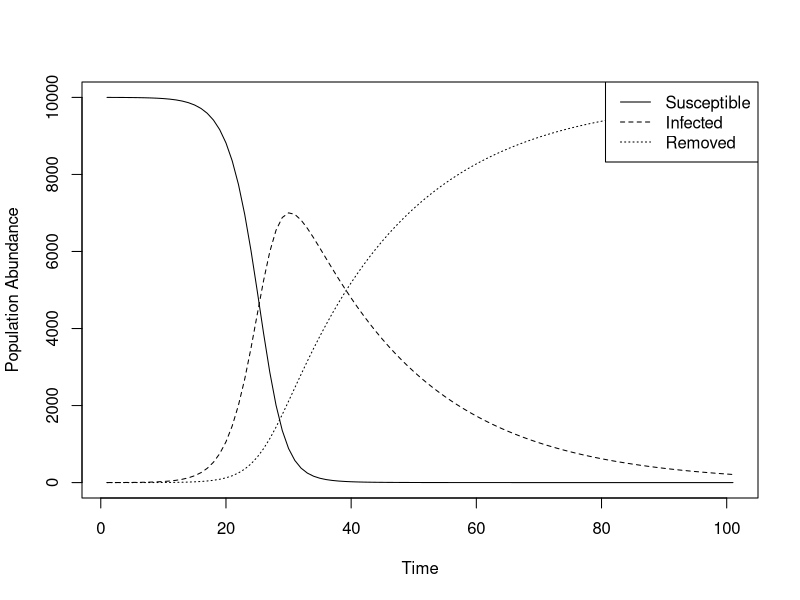
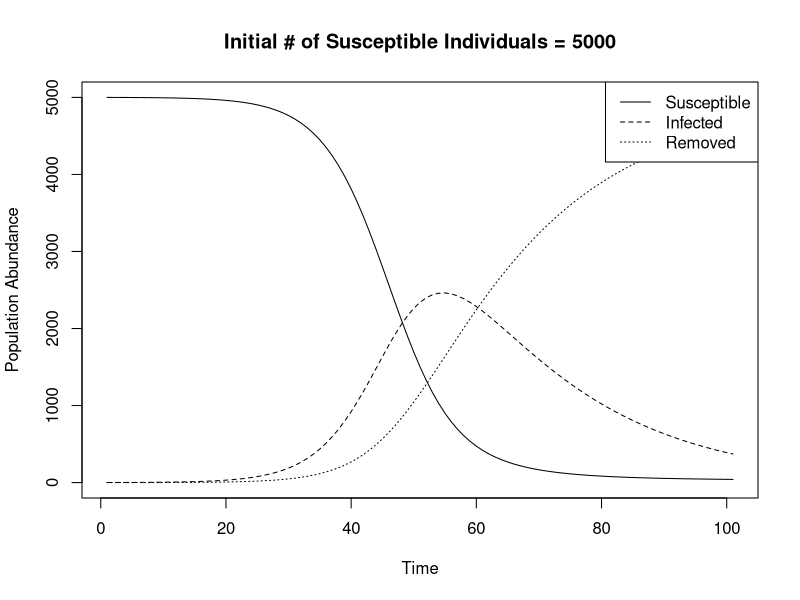
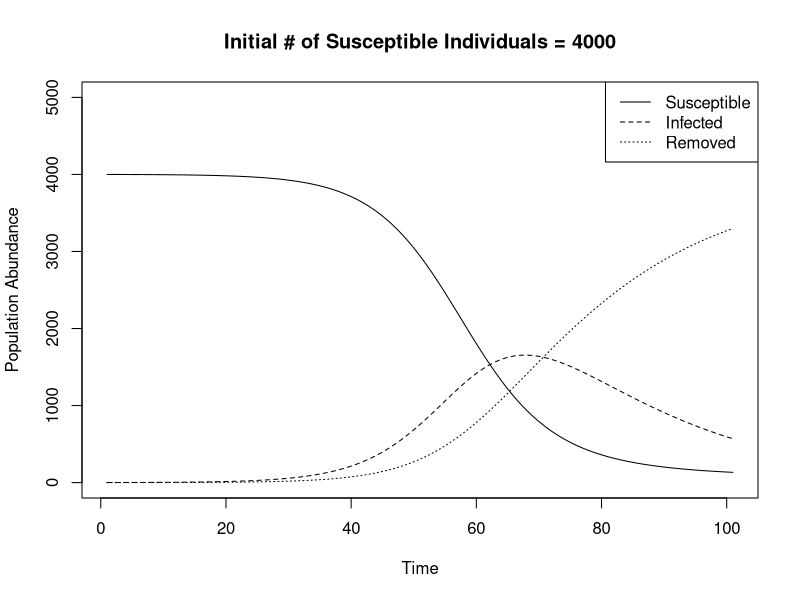
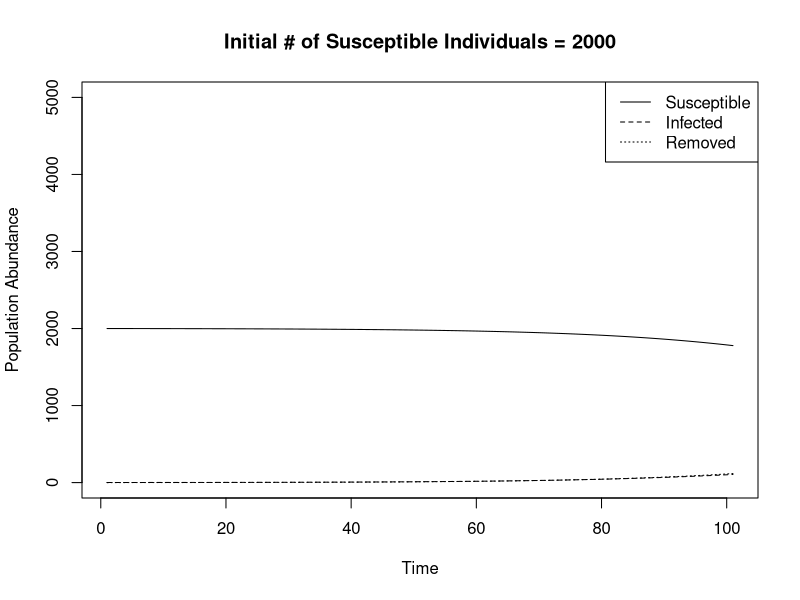
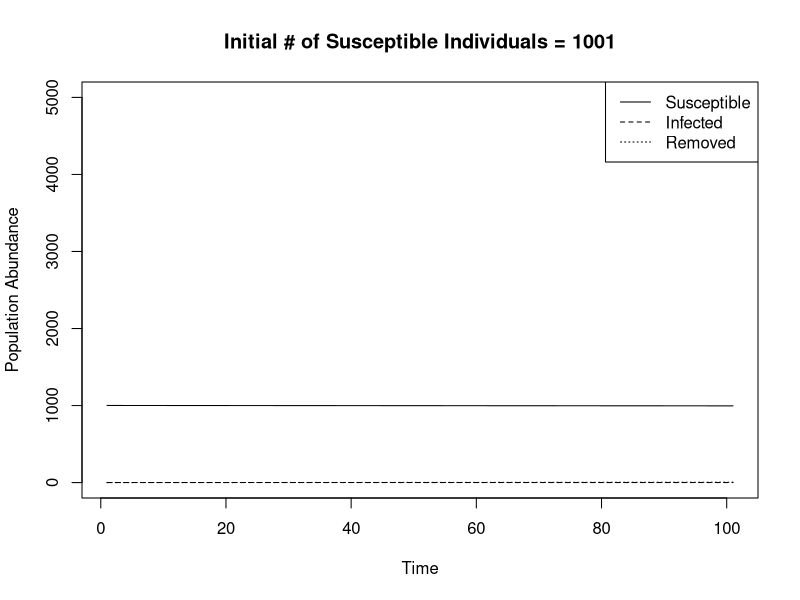
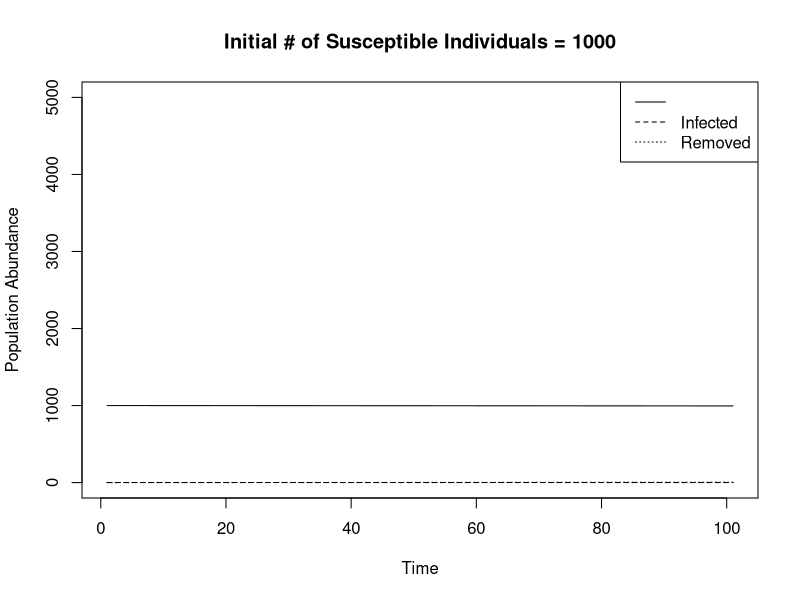
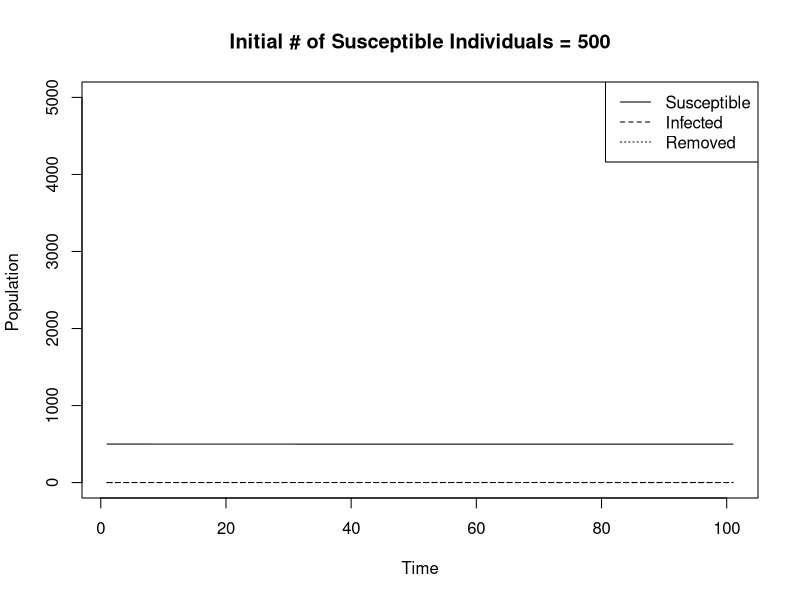
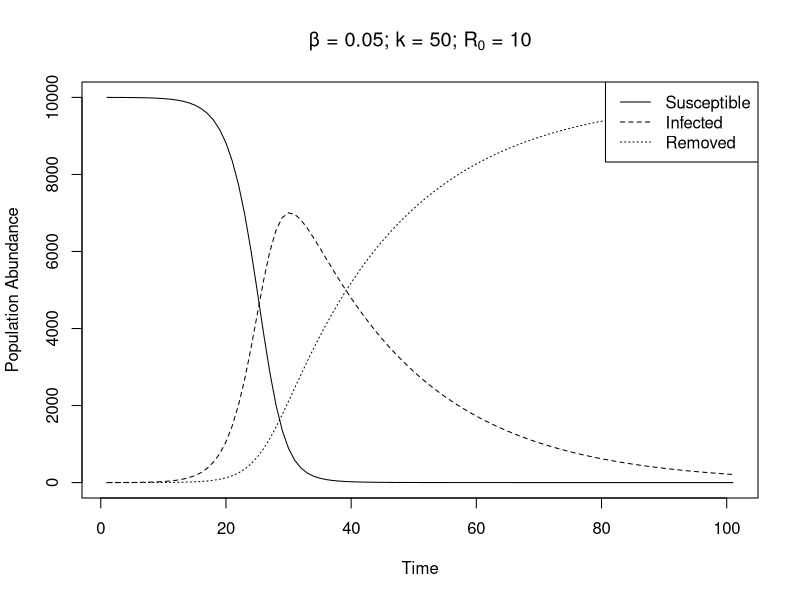

These figures' R source, in order:
## ---- chunk 1
## Parameters
b <- 0.05
k <- 50
dt <- 0.001

## Time
t <- seq(0, 100, 1)

## Empty vectors and initial conditions
S <- c(); S[1] <- 10000
I <- c(); I[1] <- 1
R <- c(); R[1] <- 0

## Model simulation via for loop
for(i in 2:length(t)){
  S[i] <- -b*S[i-1]*I[i-1]*dt + S[i-1]
  I[i] <- (b*S[i-1]*I[i-1]-k*I[i-1])*dt + I[i-1]
  R[i] <- k*I[i-1]*dt + R[i-1]
}

## Plotting
plot(S, xlab = "Time", ylab = "Population Abundance", type = "l")
lines(I, lty = 2) 
lines(R, lty = 3)
legend("topright", legend = c("Susceptible", "Infected", "Removed"), lty = c(1, 2, 3))
## ---- chunk 2
## Calculating R0 for above simulation
R0 <- b*S[1]/k; R0

## Calculating Host Density Threshold (NC) for simulation above
NC <- k/b; NC

#### New simulations! ####
## Parameters
b <- 0.05
k <- 50
dt <- 0.001

## Time
t <- seq(0, 100, 1)

## Model simulation via for loop
S_concat <- c(); I_concat <- c(); R_concat <- c()
S_inits <- c(5000, 4000, 2000, 1001, 1000, 500)
for (i in 1:length(S_inits)){
  S <- c(); S[1] <- S_inits[i]
  I <- c(); I[1] <- 1
  R <- c(); R[1] <- 0
  for (j in 2:length(t)){
  S[j] <- -b*S[j-1]*I[j-1]*dt + S[j-1]
  I[j] <- (b*S[j-1]*I[j-1]-k*I[j-1])*dt + I[j-1]
  R[j] <- k*I[j-1]*dt + R[j-1]
  }
  S_concat <- cbind(S_concat, S)
  I_concat <- cbind(I_concat, I)
  R_concat <- cbind(R_concat, R)
}

## Calculating R0
R0s <- c()
for (i in 1:ncol(S_concat)){
  R0s[i] <- b*S_concat[1, i]/k
}
R0s

## Plotting
plot(S_concat[, 1], xlab = "Time", ylab = "Population Abundance", main = "Initial # of Susceptible Individuals = 5000", type = "l", ylim = c(0, 5000))
lines(I_concat[, 1], lty = 2) 
lines(R_concat[, 1], lty = 3)
legend("topright", legend = c("Susceptible", "Infected", "Removed"), lty = c(1, 2, 3))

plot(S_concat[, 2], xlab = "Time", ylab = "Population Abundance", main = "Initial # of Susceptible Individuals = 4000", type = "l", ylim = c(0, 5000))
lines(I_concat[, 2], lty = 2) 
lines(R_concat[, 2], lty = 3)
legend("topright", legend = c("Susceptible", "Infected", "Removed"), lty = c(1, 2, 3))

plot(S_concat[, 3], xlab = "Time", ylab = "Population Abundance", main = "Initial # of Susceptible Individuals = 2000", type = "l", ylim = c(0, 5000))
lines(I_concat[, 3], lty = 2) 
lines(R_concat[, 3], lty = 3)
legend("topright", legend = c("Susceptible", "Infected", "Removed"), lty = c(1, 2, 3))

plot(S_concat[, 4], xlab = "Time", ylab = "Population Abundance", main = "Initial # of Susceptible Individuals = 1001", type = "l", ylim = c(0, 5000))
lines(I_concat[, 4], lty = 2) 
lines(R_concat[, 4], lty = 3)
legend("topright", legend = c("Susceptible", "Infected", "Removed"), lty = c(1, 2, 3))

plot(S_concat[, 5], xlab = "Time", ylab = "Population Abundance", main = "Initial # of Susceptible Individuals = 1000", type = "l", ylim = c(0, 5000))
lines(I_concat[, 5], lty = 2) 
lines(R_concat[, 5], lty = 3)
legend("topright", legend = c("", "Infected", "Removed"), lty = c(1, 2, 3))

plot(S_concat[, 6], xlab = "Time", ylab = "Population ", main = "Initial # of Susceptible Individuals = 500", type = "l", ylim = c(0, 5000))
lines(I_concat[, 6], lty = 2) 
lines(R_concat[, 6], lty = 3)
legend("topright", legend = c("Susceptible", "Infected", "Removed"), lty = c(1, 2, 3))
## ---- chunk 3
#### Original simulation ####
## Parameters
b <- 0.05
k <- 50
dt <- 0.001

## Time
t <- seq(0, 100, 1)

## Empty vectors and initial conditions
S <- c(); S[1] <- 10000
I <- c(); I[1] <- 1
R <- c(); R[1] <- 0

## Model simulation via for loop
for(i in 2:length(t)){
  S[i] <- -b*S[i-1]*I[i-1]*dt + S[i-1]
  I[i] <- (b*S[i-1]*I[i-1]-k*I[i-1])*dt + I[i-1]
  R[i] <- k*I[i-1]*dt + R[i-1]
}

## R0
R0 <- b*S[1]/k; R0

## NC
NC <- k/b; NC

## Plotting
plot(S, xlab = "Time", ylab = "Population Abundance", main = expression(paste("β = 0.05; k = 50; ", R[0], " = 10")), type = "l")
lines(I, lty = 2) 
lines(R, lty = 3)
legend("topright", legend = c("Susceptible", "Infected", "Removed"), lty = c(1, 2, 3))

#### Decreased beta simulation ####
b <- 0.005
k <- 50
dt <- 0.001

t <- seq(0, 100, 1)

S <- c(); S[1] <- 10000
I <- c(); I[1] <- 1
R <- c(); R[1] <- 0

for(i in 2:length(t)){
  S[i] <- -b*S[i-1]*I[i-1]*dt + S[i-1]
  I[i] <- (b*S[i-1]*I[i-1]-k*I[i-1])*dt + I[i-1]
  R[i] <- k*I[i-1]*dt + R[i-1]
}

R0 <- b*S[1]/k; R0
NC <- k/b; NC

plot(S, xlab = "Time", ylab = "Population Abundance", main = expression(paste("β = 0.005; k = 50; ", R[0], " = 1")), type = "l")
lines(I, lty = 2) 
lines(R, lty = 3)
legend("topright", legend = c("Susceptible", "Infected", "Removed"), lty = c(1, 2, 3))

#### Increased k simulation ####
b <- 0.05
k <- 500
dt <- 0.001

t <- seq(0, 100, 1)

S <- c(); S[1] <- 10000
I <- c(); I[1] <- 1
R <- c(); R[1] <- 0

for(i in 2:length(t)){
  S[i] <- -b*S[i-1]*I[i-1]*dt + S[i-1]
  I[i] <- (b*S[i-1]*I[i-1]-k*I[i-1])*dt + I[i-1]
  R[i] <- k*I[i-1]*dt + R[i-1]
}

R0 <- b*S[1]/k; R0
NC <- k/b; NC

plot(S, xlab = "Time", ylab = "Population Abundance", main = expression(paste("β = 0.05; k = 500; ", R[0], " = 1")), type = "l")
lines(I, lty = 2) 
lines(R, lty = 3)
legend("topright", legend = c("Susceptible", "Infected", "Removed"), lty = c(1, 2, 3))
